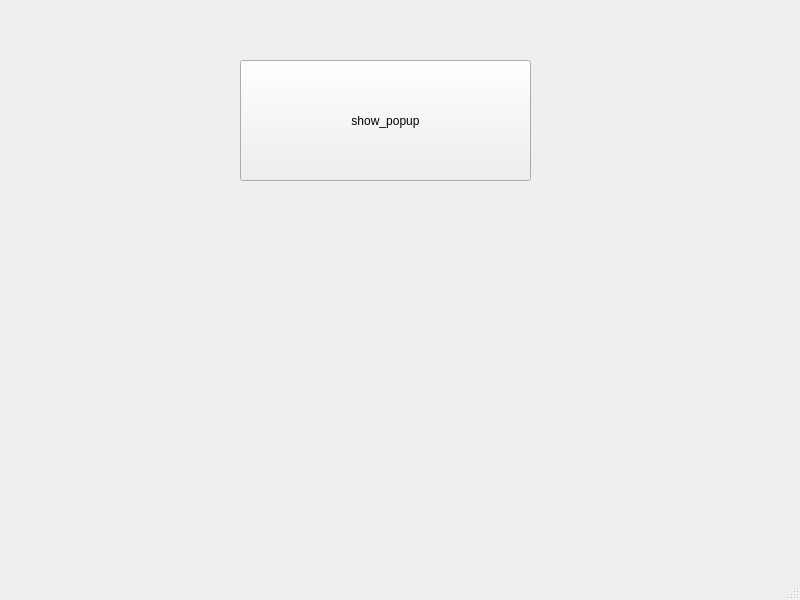
<?xml version="1.0" encoding="UTF-8"?>
<ui version="4.0">
 <class>MainWindow</class>
 <widget class="QMainWindow" name="MainWindow">
  <property name="geometry">
   <rect>
    <x>0</x>
    <y>0</y>
    <width>800</width>
    <height>600</height>
   </rect>
  </property>
  <property name="windowTitle">
   <string>MainWindow</string>
  </property>
  <widget class="QWidget" name="centralwidget">
   <widget class="QPushButton" name="show_popup">
    <property name="geometry">
     <rect>
      <x>240</x>
      <y>60</y>
      <width>291</width>
      <height>121</height>
     </rect>
    </property>
    <property name="text">
     <string>show_popup</string>
    </property>
   </widget>
  </widget>
  <widget class="QMenuBar" name="menubar">
   <property name="geometry">
    <rect>
     <x>0</x>
     <y>0</y>
     <width>800</width>
     <height>26</height>
    </rect>
   </property>
  </widget>
  <widget class="QStatusBar" name="statusbar"/>
 </widget>
 <resources/>
 <connections/>
</ui>
